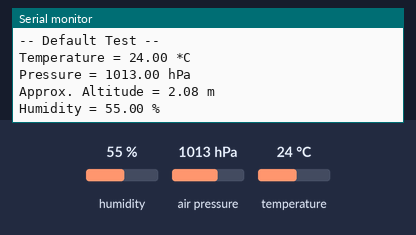
Simulated run of this sketch. Board: Arduino Uno, built with avr-gcc and run on an emulated ATmega328P. Shown: the last lines printed to the serial monitor. Inputs (shaded band) come from the test bench; at power-on: humidity 55 %, air pressure 1013 hPa, temperature 24 °C.

Above: at 1.2 s.
1.3 s: humidity set to 22 %
At 2.8 s:
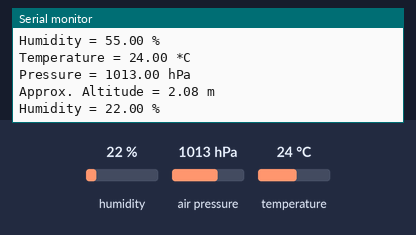
3.6 s: air pressure set to 952 hPa
At 5.5 s:
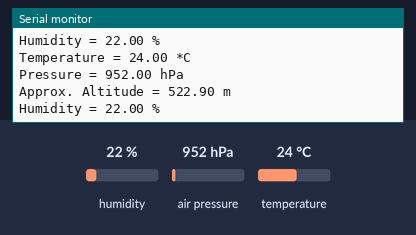
5.9 s: temperature set to 12 °C
8.2 s: air pressure set to 1000 hPa
At 11.6 s:
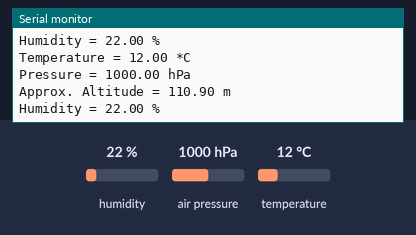
Timing chart, 0 to 13.1 s (numbered marks = the images above; inputs shaded):
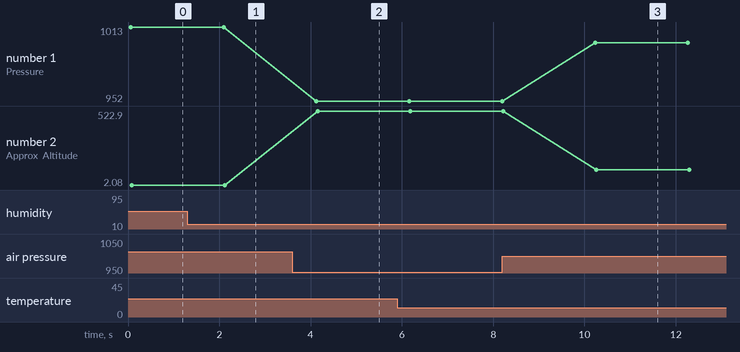

The sketch:

ESP23_BME280-v01.ino
```cpp
/*********
  Complete project details at https://randomnerdtutorials.com
*********/

#include <Wire.h>
#include <Adafruit_Sensor.h>
#include <Adafruit_BME280.h>

/*#include <SPI.h>
#define BME_SCK 18
#define BME_MISO 19
#define BME_MOSI 23
#define BME_CS 5*/

#define SEALEVELPRESSURE_HPA (1013.25)

Adafruit_BME280 bme; // I2C
//Adafruit_BME280 bme(BME_CS); // hardware SPI
//Adafruit_BME280 bme(BME_CS, BME_MOSI, BME_MISO, BME_SCK); // software SPI

unsigned long delayTime;

void setup() {
  Serial.begin(9600);
  Serial.println(F("BME280 test"));

  bool status;

  // default settings
  // (you can also pass in a Wire library object like &Wire2)
  status = bme.begin(0x76);
  if (!status) {
    Serial.println("Could not find a valid BME280 sensor, check wiring!");
    while (1);
  }

  Serial.println("-- Default Test --");
  delayTime = 2000;

  Serial.println();
}


void loop() {
  printValues();
  delay(delayTime);
}

void printValues() {
  Serial.print("Temperature = ");
  Serial.print(bme.readTemperature());
  Serial.println(" *C");

  // Convert temperature to Fahrenheit
  /*Serial.print("Temperature = ");
  Serial.print(1.8 * bme.readTemperature() + 32);
  Serial.println(" *F");*/

  Serial.print("Pressure = ");
  Serial.print(bme.readPressure() / 100.0F);
  Serial.println(" hPa");

  Serial.print("Approx. Altitude = ");
  Serial.print(bme.readAltitude(SEALEVELPRESSURE_HPA));
  Serial.println(" m");

  Serial.print("Humidity = ");
  Serial.print(bme.readHumidity());
  Serial.println(" %");

  Serial.println();
}
```

Measured:
- after the input at 1.3 s, the serial monitor: prints a new line after 0.85 s (image 1)
- after the input at 3.6 s, the serial monitor: prints a new line after 0.53 s (image 2)
- after the input at 8.2 s, the serial monitor: prints a new line after 2.0 s (image 3)
- plotted number 1: 1013 → 952 after the input at 3.6 s, 952 → 1000 after the input at 8.2 s
- plotted number 2: 2.08 → 522.9 after the input at 3.6 s, 522.9 → 110.9 after the input at 8.2 s
